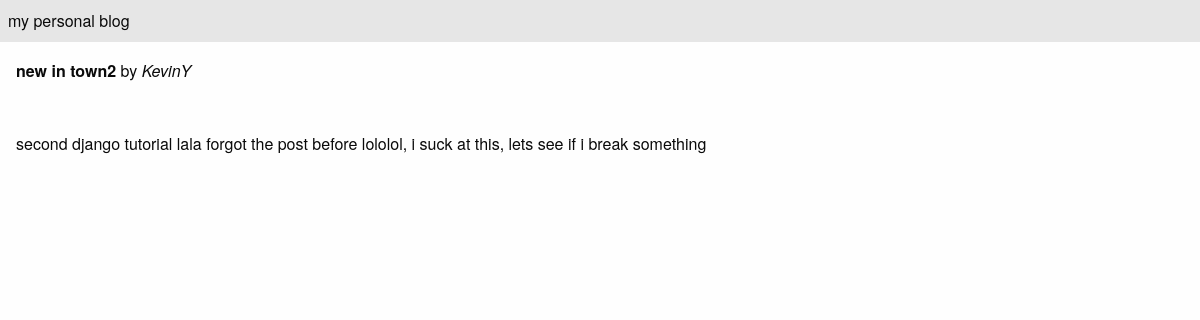
The app's page /posts/1/ with its own data.
### blog/models.py (models this page shows)
class Blogpost(models.Model):
    title = models.CharField(max_length=240)
    author = models.CharField(max_length=240, db_index=True)
    body = models.TextField()
    published = models.BooleanField(default=False)
    created_at = models.DateTimeField(auto_now_add=True)
    updated_at = models.DateTimeField(auto_now=True)

### blog/views.py (the view)
# urls.py: path('posts/<int:id>/', BlogpostDetailView.as_view(), name='posts-detail'),
class BlogpostDetailView(TemplateView):
    template_name = 'blog/detail.html'
    def get(self, request, id):
        try:
            p = Blogpost.objects.get(id=id)
        except Blogpost.DoesNotExist:
            raise Http404
        else:
            context = { 'title': p.title, 'author':p.author, 'body':p.body}
        return self.render_to_response(context)

### templates/blog/detail.html
{% extends "base.html" %}
{%  block content %}
<div class="tabs-panel is-active">
    <p>
        <b>{{title}}</b> by <i>{{ author  }}</i>
    </p>
</div>
<div class="tabs-panel is-active">
<p>
    {{body}}</p>
</div>
{% endblock %}

### records on screen
Blogpost: title "new in town2", author "KevinY", body "second django tutorial lala forgot the post before lololol, i suck at this, lets see if i break something"
